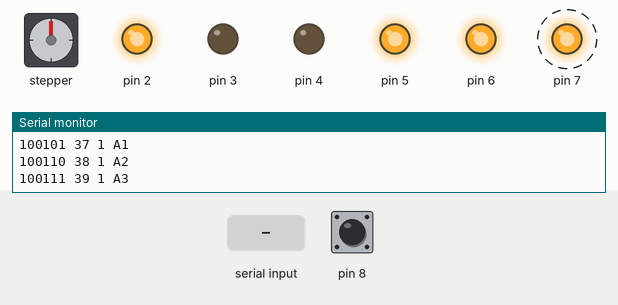
This sketch was run on a simulated Arduino Mega 2560, built with avr-gcc and run on an emulated ATmega2560. Parts: stepper motor, output pins drawn as LEDs (lit = HIGH), the last lines printed to the serial monitor. Dashed ring = blinking. Inputs (shaded band) come from the test bench; at power-on: pin 8 HIGH. Stepper angles assume 200 steps per turn.

Above: at 1.5 s.
1.6 s: "B90\n" received over Serial
At 2.63 s:
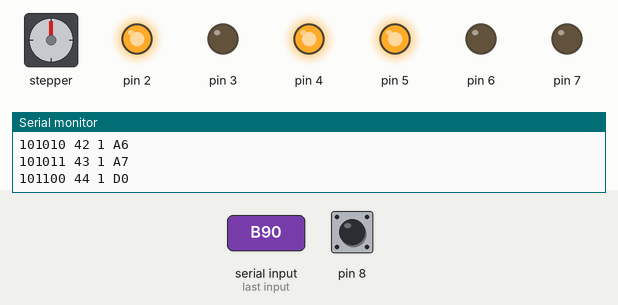
4.6 s: pin 8 pulled LOW for 1 s
At 5.09 s:
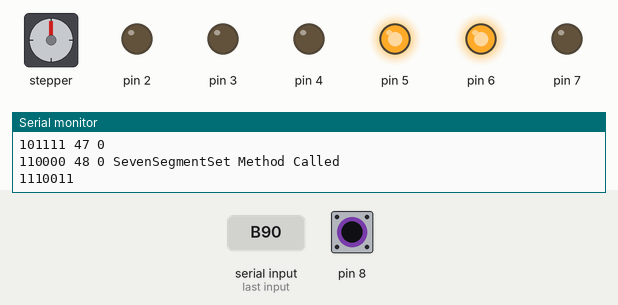
At 7.0 s:
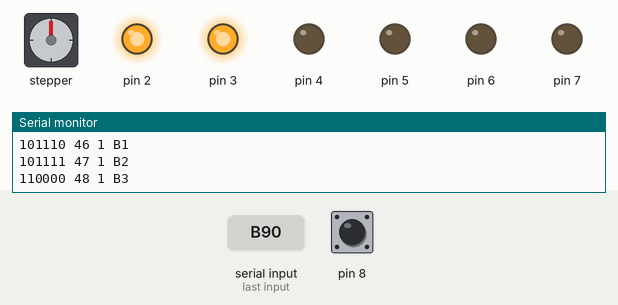
7.6 s: "C90\n" received over Serial
At 8.24 s:
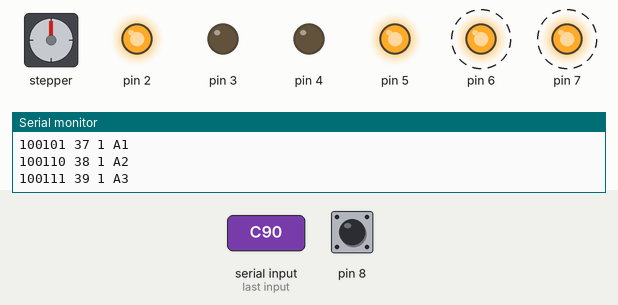
10.6 s: pin 8 pulsed LOW 5 times (0.12 s each, 0.3 s apart)
13.6 s: "A,45\n" received over Serial
16.6 s: pin 8 pulled LOW for 3.2 s
Timing chart, 0 to 24.1 s (numbered marks = the images above; inputs shaded):
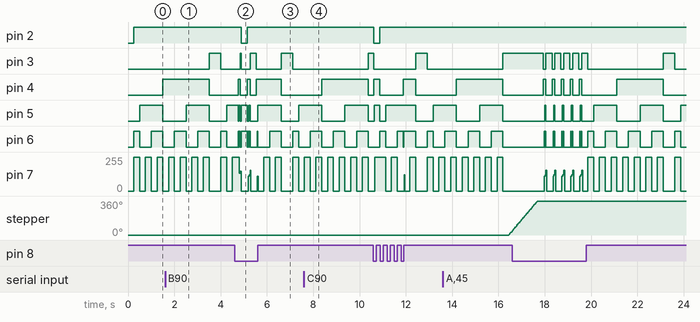

The sketch:

SerialConnectivityWithDemux.ino
```cpp
#include <Adafruit_MotorShield.h>

char incoming[2];
char digital[4];

int num_array[10][7] = {  { 1,1,1,1,1,1,0 },    // 0
                          { 0,1,1,0,0,0,0 },    // 1
                          { 1,1,0,1,1,0,1 },    // 2
                          { 1,1,1,1,0,0,1 },    // 3
                          { 0,1,1,0,0,1,1 },    // 4
                          { 1,0,1,1,0,1,1 },    // 5
                          { 1,0,1,1,1,1,1 },    // 6
                          { 1,1,1,0,0,0,0 },    // 7
                          { 1,1,1,1,1,1,1 },    // 8
                          { 1,1,1,0,0,1,1 }};   // 9

//For MotorShield
const int stepsPerRev = 200;
const int primaryStepperSteps = 360;
int secondaryStepperSteps;

Adafruit_MotorShield AFMS = Adafruit_MotorShield();

Adafruit_StepperMotor *primaryStepper = AFMS.getStepper(200, 1);
Adafruit_StepperMotor *secondaryStepper = AFMS.getStepper(200, 2);
//End For MotorShield

void setup() {
  Serial.begin(9600);

  for (int i = 2; i <= 7; i++) {
    pinMode(i, OUTPUT);
  }

  pinMode(8, INPUT_PULLUP);

  //For MotorShield
  AFMS.begin();
  primaryStepper->setSpeed(50);
  secondaryStepper->setSpeed(50);
  //End For MotorShield
}

void loop() {
  delay(250);
  //Serial.println("Returned to Loop");
  for (int i = 35; i < 49; i++) {
    //Mux for address i
    int a = i %2; //LSB
    int b = i/2 %2;
    int c = i/4 %2;
    int d = i/8 %2;
    int e = i/16 %2;
    int f = i/32 %2; //MSB
    digitalWrite(2, f); //MSB
    digitalWrite(3, e);
    digitalWrite(4, d);
    digitalWrite(5, c);
    digitalWrite(6, b);
    digitalWrite(7, a); //LSB
    Serial.println();
    Serial.print(f);
    Serial.print(e);
    Serial.print(d);
    Serial.print(c);
    Serial.print(b);
    Serial.print(a);
    Serial.print(" ");
    Serial.print(i);
    Serial.print(" ");

    //Addresses 0 - 34 ARE FOR WRITING! Do not read from these addresses, EVER!
    //Addresses 35 - 48 ARE FOR READING! Do not write to these addresses, nothing will happen!

    //Read data at address i
    bool stat = digitalRead(8);
    Serial.print(stat);
    Serial.print(" ");
    if (stat) {
      delay(250);
      switch (i) {
        //ENTER
        case 35:
        Serial.print("C0");
        //digitalWrite(9, HIGH); //Place this code in when you make so you can reset addresses
        //digitalWrite(9, LOW); //Place this code in when you make so you can reset addresses
        break;
        //SELECT A0
        case 36:
        Serial.print("A0");
        //digitalWrite(9, HIGH); //Place this code in when you make so you can reset addresses
        //digitalWrite(9, LOW); //Place this code in when you make so you can reset addresses
        break;
        //SELECT A1
        case 37:
        Serial.print("A1");
        //digitalWrite(9, HIGH); //Place this code in when you make so you can reset addresses
        //digitalWrite(9, LOW); //Place this code in when you make so you can reset addresses
        break;
        //SELECT A2
        case 38:
        Serial.print("A2");
        //digitalWrite(9, HIGH); //Place this code in when you make so you can reset addresses
        //digitalWrite(9, LOW); //Place this code in when you make so you can reset addresses
        break;
        //SELECT A3
        case 39:
        Serial.print("A3");
        //digitalWrite(9, HIGH); //Place this code in when you make so you can reset addresses
        //digitalWrite(9, LOW); //Place this code in when you make so you can reset addresses
        break;
        //SELECT A4
        case 40:
        Serial.print("A4");
        //digitalWrite(9, HIGH); //Place this code in when you make so you can reset addresses
        //digitalWrite(9, LOW); //Place this code in when you make so you can reset addresses
        break;
        //SELECT A5
        case 41:
        Serial.print("A5");
        //digitalWrite(9, HIGH); //Place this code in when you make so you can reset addresses
        //digitalWrite(9, LOW); //Place this code in when you make so you can reset addresses
        break;
        //SELECT A6
        case 42:
        Serial.print("A6");
        //digitalWrite(9, HIGH); //Place this code in when you make so you can reset addresses
        //digitalWrite(9, LOW); //Place this code in when you make so you can reset addresses
        break;
        //SELECT A7
        case 43:
        Serial.print("A7");
        //digitalWrite(9, HIGH); //Place this code in when you make so you can reset addresses
        //digitalWrite(9, LOW); //Place this code in when you make so you can reset addresses
        break;
        //REQUEST CHANGE
        case 44:
        Serial.print("D0");
        //digitalWrite(9, HIGH); //Place this code in when you make so you can reset addresses
        //digitalWrite(9, LOW); //Place this code in when you make so you can reset addresses
        break;
        //1 CENT IN
        case 45:
        Serial.print("B0");
        //digitalWrite(9, HIGH); //Place this code in when you make so you can reset addresses
        //digitalWrite(9, LOW); //Place this code in when you make so you can reset addresses
        break;
        //5 CENTS IN
        case 46:
        Serial.print("B1");
        //digitalWrite(9, HIGH); //Place this code in when you make so you can reset addresses
        //digitalWrite(9, LOW); //Place this code in when you make so you can reset addresses
        break;
        //10 CENTS IN
        case 47:
        Serial.print("B2");
        //digitalWrite(9, HIGH); //Place this code in when you make so you can reset addresses
        //digitalWrite(9, LOW); //Place this code in when you make so you can reset addresses
        break;
        //25 CENTS IN
        case 48:
        Serial.print("B3");
        //digitalWrite(9, HIGH); //Place this code in when you make so you can reset addresses
        //digitalWrite(9, LOW); //Place this code in when you make so you can reset addresses
        break;
      }
    }
  }
  if (Serial.available()>1) {
    //incoming[] = { Serial.read(), Serial.read() };
    //incoming[1] = Serial.read();
    //incoming[2] = Serial.read();
    for (int i = 1; i <= 2; i++) {
      incoming[i] = Serial.read();
      //Serial.print(i);
      //Serial.print("\n");
    }
    switch (incoming[1]) {
      case 'A':
      //Case For "Move Command"
      //Serial.print("option a");
      motorFunction((incoming[2] - '0')*45);
      break;
      case 'B':
      //Case For "One's Place Balance"
      //Serial.print("option b");
      SevenSegmentSet(0, (incoming[2] - '0'));
      break;
      case 'C':
      //Case For "Tenth's Place Balance"
      SevenSegmentSet(1, (incoming[2] - '0'));
      break;
      case 'D':
      //Case For "Hundreth's Place Balance"
      SevenSegmentSet(2, (incoming[2] - '0'));
      break;
      case 'E':
      BlinkLight(10);
      //Case For Exception "Nothing Selected"
      //Serial.print("nosel ");
      break;
      case 'F':
      BlinkLight(11);
      //Case For Exception "Not Enough Balance"
      //Serial.print("nobal ");
      break;
      case 'G':
      BlinkLight(12);
      //Case For Exception "Out Of Stock"
      //Serial.print("outofstock");
      break;
      case 'I':
      giveChange(incoming[2]);
      break;
      default:
      loop();
      break;
    }
  }
}

int motorFunction(int secondaryStepperSteps) {
  //Serial.print(secondaryStepperSteps);
  //Serial.print("\n");
  //Serial.print(secondaryStepperSteps);
  //Serial.print((secondaryStepperSteps/360.0)*200.0);

  secondaryStepper->step(((secondaryStepperSteps/360.0)*200.0), FORWARD, DOUBLE);

  primaryStepper->step(((primaryStepperSteps/360.0)*200.0), FORWARD, DOUBLE);

  secondaryStepper->step(((secondaryStepperSteps/360.0)*200.0), BACKWARD, DOUBLE);
  //Call loop, do not return
  loop();
}

int giveChange(int WhichCoin) {
  Serial.println("WhichCoin Method Called");
  if (WhichCoin < 4) {
    WhichCoin = WhichCoin + 28;
    int a = WhichCoin %2; //LSB
    int b = WhichCoin/2 %2;
    int c = WhichCoin/4 %2;
    int d = WhichCoin/8 %2;
    int e = WhichCoin/16 %2;
    int f = WhichCoin/32 %2; //MSB
    digitalWrite(2, f); //MSB
    digitalWrite(3, e);
    digitalWrite(4, d);
    digitalWrite(5, c);
    digitalWrite(6, b);
    digitalWrite(7, a); //LSB
    //digitalWrite(9, HIGH); //Add when able to give change
    //delay(1000); //Add when able to give change
    //digitalWrite(9, LOW); //Add when able to give change
  }
}

int BlinkLight(int Pin) {
  Serial.println("BlinkLight Method Called");
  digitalWrite(Pin, HIGH);
  delay(1000);
  digitalWrite(Pin, LOW);
}

int SevenSegmentSet(int Display, int Value) {
  Serial.println("SevenSegmentSet Method Called");
  int selDisplay = Display * 7;
  int o = 0;
  for (int i = selDisplay; i < (selDisplay + 7); i++) {
    o++;
    int a = i %2; //LSB
    int b = i/2 %2;
    int c = i/4 %2;
    int d = i/8 %2;
    int e = i/16 %2;
    int f = i/32 %2; //MSB
    digitalWrite(2, f); //LSB
    digitalWrite(3, e);
    digitalWrite(4, d);
    digitalWrite(5, c);
    digitalWrite(6, b);
    digitalWrite(7, a); //MSB
    Serial.print(num_array[Value][o - 1]);
    digitalWrite(9, num_array[Value][o - 1]);
  }
  Serial.println();
    //Serial.print(num_array[Value + 1][1]);
}
```

Measured:
- after the input at 4.6 s, pin 2: HIGH → LOW after 0.29 s instead of 2.9 s
- after the input at 13.6 s, stepper: turns 45° clockwise in 0.15 s, starting after 2.8 s
